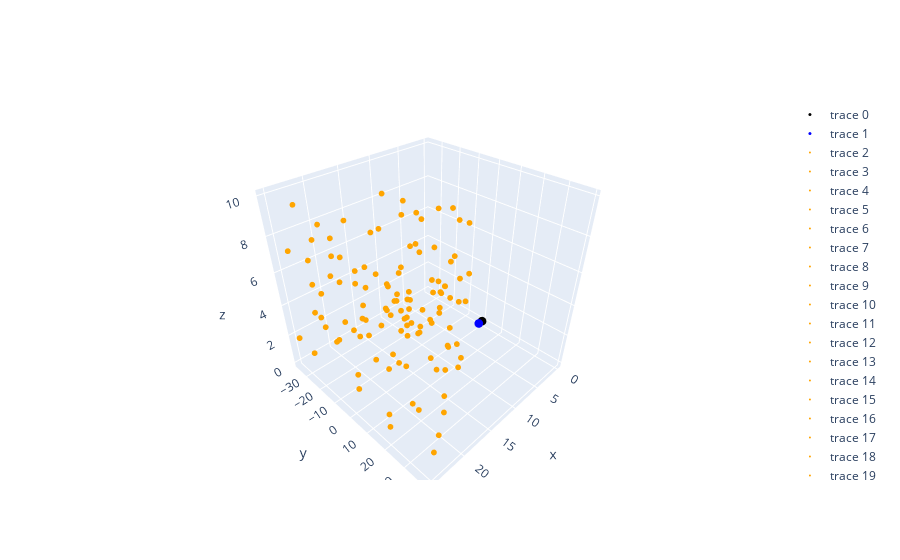

Notebook code cell kept with this figure:
### Code cell
vo = VisualOdometry(camera, data)
T, world_points = vo.initialize()
vo.update_state(T, world_points)

fig = go.Figure()

fig.add_trace(go.Scatter3d(x=[0], y=[0], z=[0], mode='markers', marker=dict(size=3, color='black')))
fig.add_trace(go.Scatter3d(x=[T[:3,3][0]], y=[T[:3,3][1]], z=[T[:3,3][2]], mode='markers', marker=dict(size=3, color='blue')))
for pw in world_points['points']:
    fig.add_trace(go.Scatter3d(x=[pw[0]], y=[pw[1]], z=[pw[2]], mode='markers', marker=dict(size=2, color='orange')))
fig.show()

### Figure 1 — Plotly figure (JSON) as saved in the notebook; plotly's stock layout.template omitted (floating-point values rounded to 4 significant figures)
{"data": [{"marker": {"color": "black", "size": 3}, "mode": "markers", "type": "scatter3d", "x": [0], "y": [0], "z": [0]}, {"marker": {"color": "blue", "size": 3}, "mode": "markers", "type": "scatter3d", "x": [0.8], "y": [-0.0001551], "z": [-0.0001596]}, {"marker": {"color": "orange", "size": 2}, "mode": "markers", "type": "scatter3d", "x": [13.17], "y": [-14.57], "z": [3.75]}, {"marker": {"color": "orange", "size": 2}, "mode": "markers", "type": "scatter3d", "x": [7.129], "y": [-4.733], "z": [3.74]}, {"marker": {"color": "orange", "size": 2}, "mode": "markers", "type": "scatter3d", "x": [23.91], "y": [33.23], "z": [8.483]}, {"marker": {"color": "orange", "size": 2}, "mode": "markers", "type": "scatter3d", "x": [14.28], "y": [1.066], "z": [9.409]}, {"marker": {"color": "orange", "size": 2}, "mode": "markers", "type": "scatter3d", "x": [22.9], "y": [-23.92], "z": [2.988]}, {"marker": {"color": "orange", "size": 2}, "mode": "markers", "type": "scatter3d", "x": [11.02], "y": [14.24], "z": [0.3694]}, {"marker": {"color": "orange", "size": 2}, "mode": "markers", "type": "scatter3d", "x": [14.5], "y": [-18.64], "z": [7.686]}, {"marker": {"color": "orange", "size": 2}, "mode": "markers", "type": "scatter3d", "x": [19.24], "y": [1.811], "z": [6.636]}, {"marker": {"color": "orange", "size": 2}, "mode": "markers", "type": "scatter3d", "x": [13.25], "y": [9.706], "z": [5.535]}, {"marker": {"color": "orange", "size": 2}, "mode": "markers", "type": "scatter3d", "x": [15.34], "y": [19.93], "z": [3.439]}, {"marker": {"color": "orange", "size": 2}, "mode": "markers", "type": "scatter3d", "x": [24.41], "y": [-20.17], "z": [6.177]}, {"marker": {"color": "orange", "size": 2}, "mode": "markers", "type": "scatter3d", "x": [22.1], "y": [-27.43], "z": [4.709]}, {"marker": {"color": "orange", "size": 2}, "mode": "markers", "type": "scatter3d", "x": [13.69], "y": [-5.655], "z": [4.61]}, {"marker": {"color": "orange", "size": 2}, "mode": "markers", "type": "scatter3d", "x": [22.84], "y": [-15.58], "z": [2.797]}, {"marker": {"color": "orange", "size": 2}, "mode": "markers", "type": "scatter3d", "x": [24.86], "y": [27.67], "z": [9.832]}, {"marker": {"color": "orange", "size": 2}, "mode": "markers", "type": "scatter3d", "x": [15.99], "y": [2.881], "z": [3.744]}, {"marker": {"color": "orange", "size": 2}, "mode": "markers", "type": "scatter3d", "x": [22.69], "y": [-31.55], "z": [3.329]}, {"marker": {"color": "orange", "size": 2}, "mode": "markers", "type": "scatter3d", "x": [21.35], "y": [-14.92], "z": [7.428]}, {"marker": {"color": "orange", "size": 2}, "mode": "markers", "type": "scatter3d", "x": [16.69], "y": [22.34], "z": [0.7104]}, {"marker": {"color": "orange", "size": 2}, "mode": "markers", "type": "scatter3d", "x": [18.33], "y": [26.81], "z": [0.5352]}, {"marker": {"color": "orange", "size": 2}, "mode": "markers", "type": "scatter3d", "x": [8.876], "y": [4.479], "z": [6.489]}, {"marker": {"color": "orange", "size": 2}, "mode": "markers", "type": "scatter3d", "x": [11.54], "y": [10.32], "z": [2.971]}, {"marker": {"color": "orange", "size": 2}, "mode": "markers", "type": "scatter3d", "x": [24.42], "y": [6.089], "z": [7.928]}, {"marker": {"color": "orange", "size": 2}, "mode": "markers", "type": "scatter3d", "x": [11.74], "y": [-12.31], "z": [2.602]}, {"marker": {"color": "orange", "size": 2}, "mode": "markers", "type": "scatter3d", "x": [25.11], "y": [10.91], "z": [6.681]}, {"marker": {"color": "orange", "size": 2}, "mode": "markers", "type": "scatter3d", "x": [23.4], "y": [34.51], "z": [8.026]}, {"marker": {"color": "orange", "size": 2}, "mode": "markers", "type": "scatter3d", "x": [9.382], "y": [8.769], "z": [4.084]}, {"marker": {"color": "orange", "size": 2}, "mode": "markers", "type": "scatter3d", "x": [22.0], "y": [21.09], "z": [7.695]}, {"marker": {"color": "orange", "size": 2}, "mode": "markers", "type": "scatter3d", "x": [10.67], "y": [10.72], "z": [9.004]}, {"marker": {"color": "orange", "size": 2}, "mode": "markers", "type": "scatter3d", "x": [23.77], "y": [-27.54], "z": [9.766]}, {"marker": {"color": "orange", "size": 2}, "mode": "markers", "type": "scatter3d", "x": [20.87], "y": [31.51], "z": [0.3135]}, {"marker": {"color": "orange", "size": 2}, "mode": "markers", "type": "scatter3d", "x": [14.17], "y": [16.71], "z": [7.795]}, {"marker": {"color": "orange", "size": 2}, "mode": "markers", "type": "scatter3d", "x": [6.706], "y": [5.614], "z": [3.339]}, {"marker": {"color": "orange", "size": 2}, "mode": "markers", "type": "scatter3d", "x": [23.44], "y": [26.97], "z": [8.379]}, {"marker": {"color": "orange", "size": 2}, "mode": "markers", "type": "scatter3d", "x": [5.037], "y": [2.601], "z": [4.638]}, {"marker": {"color": "orange", "size": 2}, "mode": "markers", "type": "scatter3d", "x": [12.12], "y": [6.389], "z": [4.121]}, {"marker": {"color": "orange", "size": 2}, "mode": "markers", "type": "scatter3d", "x": [24.14], "y": [16.95], "z": [0.3459]}, {"marker": {"color": "orange", "size": 2}, "mode": "markers", "type": "scatter3d", "x": [14.24], "y": [2.207], "z": [3.055]}, {"marker": {"color": "orange", "size": 2}, "mode": "markers", "type": "scatter3d", "x": [15.6], "y": [-10.5], "z": [0.3489]}, {"marker": {"color": "orange", "size": 2}, "mode": "markers", "type": "scatter3d", "x": [15.61], "y": [1.982], "z": [7.997]}, {"marker": {"color": "orange", "size": 2}, "mode": "markers", "type": "scatter3d", "x": [21.92], "y": [-9.016], "z": [3.737]}, {"marker": {"color": "orange", "size": 2}, "mode": "markers", "type": "scatter3d", "x": [16.74], "y": [1.577], "z": [0.8545]}, {"marker": {"color": "orange", "size": 2}, "mode": "markers", "type": "scatter3d", "x": [19.02], "y": [-10.92], "z": [6.729]}, {"marker": {"color": "orange", "size": 2}, "mode": "markers", "type": "scatter3d", "x": [21.58], "y": [-3.146], "z": [5.591]}, {"marker": {"color": "orange", "size": 2}, "mode": "markers", "type": "scatter3d", "x": [11.54], "y": [-4.984], "z": [8.433]}, {"marker": {"color": "orange", "size": 2}, "mode": "markers", "type": "scatter3d", "x": [6.264], "y": [-4.014], "z": [2.818]}, {"marker": {"color": "orange", "size": 2}, "mode": "markers", "type": "scatter3d", "x": [21.62], "y": [34.63], "z": [9.122]}, {"marker": {"color": "orange", "size": 2}, "mode": "markers", "type": "scatter3d", "x": [15.15], "y": [-2.431], "z": [9.932]}, {"marker": {"color": "orange", "size": 2}, "mode": "markers", "type": "scatter3d", "x": [16.66], "y": [15.03], "z": [2.633]}, {"marker": {"color": "orange", "size": 2}, "mode": "markers", "type": "scatter3d", "x": [23.41], "y": [-7.281], "z": [6.949]}, {"marker": {"color": "orange", "size": 2}, "mode": "markers", "type": "scatter3d", "x": [15.5], "y": [-3.512], "z": [6.539]}, {"marker": {"color": "orange", "size": 2}, "mode": "markers", "type": "scatter3d", "x": [21.93], "y": [10.08], "z": [2.904]}, {"marker": {"color": "orange", "size": 2}, "mode": "markers", "type": "scatter3d", "x": [18.14], "y": [-16.98], "z": [2.911]}, {"marker": {"color": "orange", "size": 2}, "mode": "markers", "type": "scatter3d", "x": [21.47], "y": [20.34], "z": [1.478]}, {"marker": {"color": "orange", "size": 2}, "mode": "markers", "type": "scatter3d", "x": [18.81], "y": [7.008], "z": [5.424]}, {"marker": {"color": "orange", "size": 2}, "mode": "markers", "type": "scatter3d", "x": [9.974], "y": [5.706], "z": [9.269]}, {"marker": {"color": "orange", "size": 2}, "mode": "markers", "type": "scatter3d", "x": [19.48], "y": [-32.17], "z": [4.993]}, {"marker": {"color": "orange", "size": 2}, "mode": "markers", "type": "scatter3d", "x": [23.39], "y": [12.38], "z": [8.575]}, {"marker": {"color": "orange", "size": 2}, "mode": "markers", "type": "scatter3d", "x": [11.82], "y": [-5.842], "z": [1.433]}, {"marker": {"color": "orange", "size": 2}, "mode": "markers", "type": "scatter3d", "x": [24.27], "y": [39.0], "z": [1.344]}, {"marker": {"color": "orange", "size": 2}, "mode": "markers", "type": "scatter3d", "x": [21.65], "y": [-30.45], "z": [7.562]}, {"marker": {"color": "orange", "size": 2}, "mode": "markers", "type": "scatter3d", "x": [21.61], "y": [-25.11], "z": [8.624]}, {"marker": {"color": "orange", "size": 2}, "mode": "markers", "type": "scatter3d", "x": [15.74], "y": [-0.394], "z": [2.582]}, {"marker": {"color": "orange", "size": 2}, "mode": "markers", "type": "scatter3d", "x": [21.96], "y": [30.89], "z": [9.209]}, {"marker": {"color": "orange", "size": 2}, "mode": "markers", "type": "scatter3d", "x": [19.91], "y": [-27.42], "z": [6.54]}, {"marker": {"color": "orange", "size": 2}, "mode": "markers", "type": "scatter3d", "x": [15.6], "y": [-11.42], "z": [9.949]}, {"marker": {"color": "orange", "size": 2}, "mode": "markers", "type": "scatter3d", "x": [19.77], "y": [-27.23], "z": [7.527]}, {"marker": {"color": "orange", "size": 2}, "mode": "markers", "type": "scatter3d", "x": [12.74], "y": [-4.449], "z": [7.318]}, {"marker": {"color": "orange", "size": 2}, "mode": "markers", "type": "scatter3d", "x": [25.16], "y": [-34.1], "z": [1.96]}, {"marker": {"color": "orange", "size": 2}, "mode": "markers", "type": "scatter3d", "x": [23.55], "y": [35.56], "z": [7.995]}, {"marker": {"color": "orange", "size": 2}, "mode": "markers", "type": "scatter3d", "x": [10.15], "y": [-0.5361], "z": [8.997]}, {"marker": {"color": "orange", "size": 2}, "mode": "markers", "type": "scatter3d", "x": [15.28], "y": [-12.28], "z": [4.815]}, {"marker": {"color": "orange", "size": 2}, "mode": "markers", "type": "scatter3d", "x": [24.02], "y": [-36.01], "z": [7.03]}, {"marker": {"color": "orange", "size": 2}, "mode": "markers", "type": "scatter3d", "x": [13.18], "y": [-1.113], "z": [7.114]}, {"marker": {"color": "orange", "size": 2}, "mode": "markers", "type": "scatter3d", "x": [19.52], "y": [17.25], "z": [0.04616]}, {"marker": {"color": "orange", "size": 2}, "mode": "markers", "type": "scatter3d", "x": [23.81], "y": [-1.643], "z": [0.9416]}, {"marker": {"color": "orange", "size": 2}, "mode": "markers", "type": "scatter3d", "x": [17.03], "y": [20.68], "z": [6.965]}, {"marker": {"color": "orange", "size": 2}, "mode": "markers", "type": "scatter3d", "x": [20.3], "y": [-11.48], "z": [6.712]}, {"marker": {"color": "orange", "size": 2}, "mode": "markers", "type": "scatter3d", "x": [13.1], "y": [-19.67], "z": [1.919]}, {"marker": {"color": "orange", "size": 2}, "mode": "markers", "type": "scatter3d", "x": [11.8], "y": [10.18], "z": [1.806]}, {"marker": {"color": "orange", "size": 2}, "mode": "markers", "type": "scatter3d", "x": [10.47], "y": [11.58], "z": [1.692]}, {"marker": {"color": "orange", "size": 2}, "mode": "markers", "type": "scatter3d", "x": [14.84], "y": [-15.57], "z": [2.946]}, {"marker": {"color": "orange", "size": 2}, "mode": "markers", "type": "scatter3d", "x": [11.03], "y": [2.416], "z": [5.263]}, {"marker": {"color": "orange", "size": 2}, "mode": "markers", "type": "scatter3d", "x": [23.23], "y": [-35.28], "z": [0.2626]}, {"marker": {"color": "orange", "size": 2}, "mode": "markers", "type": "scatter3d", "x": [22.1], "y": [-4.693], "z": [3.73]}, {"marker": {"color": "orange", "size": 2}, "mode": "markers", "type": "scatter3d", "x": [22.66], "y": [-10.67], "z": [4.288]}, {"marker": {"color": "orange", "size": 2}, "mode": "markers", "type": "scatter3d", "x": [19.59], "y": [-9.753], "z": [2.775]}, {"marker": {"color": "orange", "size": 2}, "mode": "markers", "type": "scatter3d", "x": [22.95], "y": [23.72], "z": [6.825]}, {"marker": {"color": "orange", "size": 2}, "mode": "markers", "type": "scatter3d", "x": [21.31], "y": [-25.32], "z": [1.472]}, {"marker": {"color": "orange", "size": 2}, "mode": "markers", "type": "scatter3d", "x": [21.76], "y": [-32.43], "z": [2.727]}, {"marker": {"color": "orange", "size": 2}, "mode": "markers", "type": "scatter3d", "x": [23.29], "y": [-3.551], "z": [1.603]}, {"marker": {"color": "orange", "size": 2}, "mode": "markers", "type": "scatter3d", "x": [10.27], "y": [-2.583], "z": [4.092]}, {"marker": {"color": "orange", "size": 2}, "mode": "markers", "type": "scatter3d", "x": [22.4], "y": [-31.59], "z": [6.479]}, {"marker": {"color": "orange", "size": 2}, "mode": "markers", "type": "scatter3d", "x": [21.01], "y": [12.39], "z": [3.254]}, {"marker": {"color": "orange", "size": 2}, "mode": "markers", "type": "scatter3d", "x": [14.2], "y": [-6.637], "z": [8.945]}, {"marker": {"color": "orange", "size": 2}, "mode": "markers", "type": "scatter3d", "x": [12.96], "y": [-15.84], "z": [3.172]}, {"marker": {"color": "orange", "size": 2}, "mode": "markers", "type": "scatter3d", "x": [22.18], "y": [6.681], "z": [9.898]}, {"marker": {"color": "orange", "size": 2}, "mode": "markers", "type": "scatter3d", "x": [23.66], "y": [15.06], "z": [0.8601]}, {"marker": {"color": "orange", "size": 2}, "mode": "markers", "type": "scatter3d", "x": [14.34], "y": [1.207], "z": [2.529]}, {"marker": {"color": "orange", "size": 2}, "mode": "markers", "type": "scatter3d", "x": [20.5], "y": [32.67], "z": [4.573]}, {"marker": {"color": "orange", "size": 2}, "mode": "markers", "type": "scatter3d", "x": [10.05], "y": [13.07], "z": [0.7121]}, {"marker": {"color": "orange", "size": 2}, "mode": "markers", "type": "scatter3d", "x": [16.96], "y": [-8.254], "z": [4.054]}, {"marker": {"color": "orange", "size": 2}, "mode": "markers", "type": "scatter3d", "x": [20.49], "y": [-13.93], "z": [9.195]}, {"marker": {"color": "orange", "size": 2}, "mode": "markers", "type": "scatter3d", "x": [20.52], "y": [9.883], "z": [6.529]}, {"marker": {"color": "orange", "size": 2}, "mode": "markers", "type": "scatter3d", "x": [16.79], "y": [-20.72], "z": [4.484]}, {"marker": {"color": "orange", "size": 2}, "mode": "markers", "type": "scatter3d", "x": [16.18], "y": [15.01], "z": [8.734]}, {"marker": {"color": "orange", "size": 2}, "mode": "markers", "type": "scatter3d", "x": [14.84], "y": [13.83], "z": [4.927]}, {"marker": {"color": "orange", "size": 2}, "mode": "markers", "type": "scatter3d", "x": [14.26], "y": [-22.26], "z": [1.225]}, {"marker": {"color": "orange", "size": 2}, "mode": "markers", "type": "scatter3d", "x": [7.224], "y": [3.382], "z": [4.778]}, {"marker": {"color": "orange", "size": 2}, "mode": "markers", "type": "scatter3d", "x": [18.76], "y": [6.421], "z": [4.174]}, {"marker": {"color": "orange", "size": 2}, "mode": "markers", "type": "scatter3d", "x": [22.86], "y": [6.809], "z": [3.452]}, {"marker": {"color": "orange", "size": 2}, "mode": "markers", "type": "scatter3d", "x": [16.35], "y": [1.602], "z": [4.084]}, {"marker": {"color": "orange", "size": 2}, "mode": "markers", "type": "scatter3d", "x": [15.75], "y": [-1.767], "z": [3.606]}, {"marker": {"color": "orange", "size": 2}, "mode": "markers", "type": "scatter3d", "x": [8.477], "y": [9.654], "z": [8.498]}, {"marker": {"color": "orange", "size": 2}, "mode": "markers", "type": "scatter3d", "x": [13.17], "y": [8.183], "z": [0.2266]}], "layout": {}}
